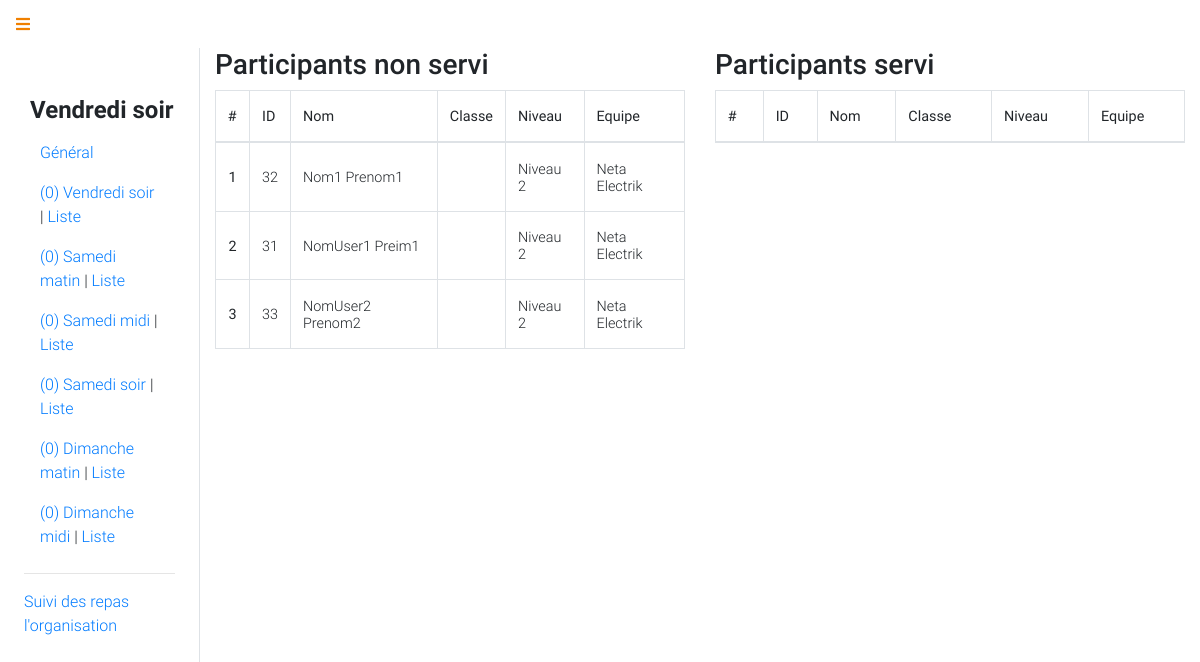
/api/eat/stats/vendredi/soir/liste, run on an earlier commit of the app's database.
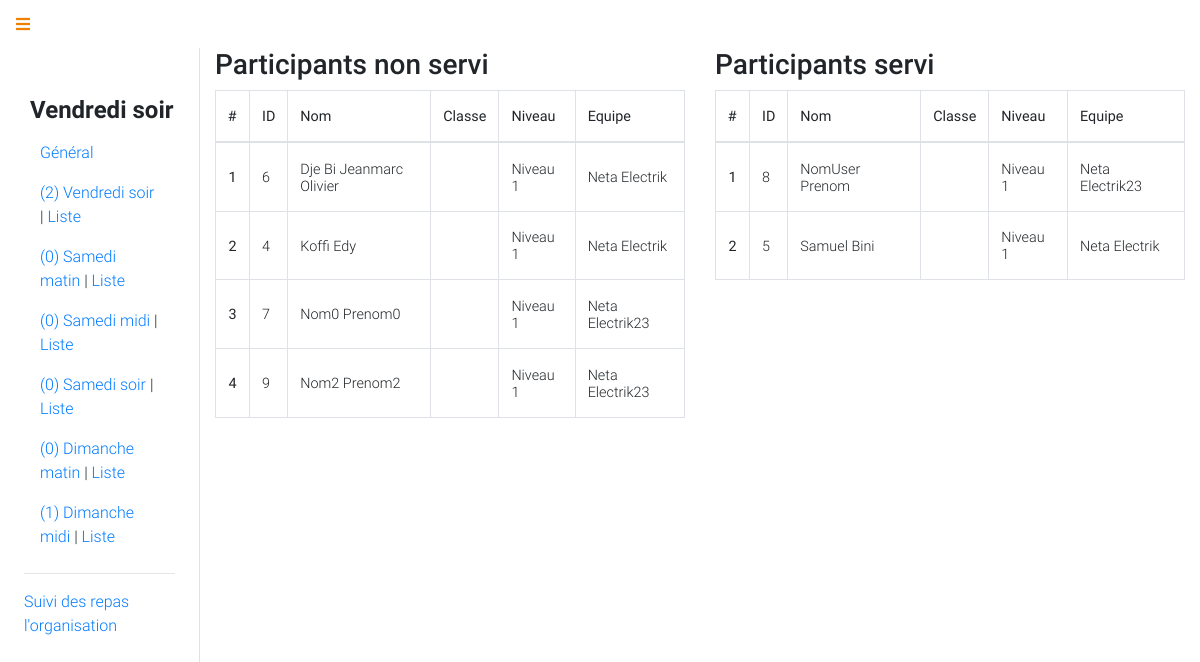
And on a later commit of the database.
### participant/models.py (models this page shows)
class Participant(models.Model):
    user = models.OneToOneField(User, on_delete=models.CASCADE, related_name='participant')
    numero = models.CharField(max_length=8,null=True,blank=True)
    equipe = models.ForeignKey(Equipe, on_delete=models.CASCADE, related_name='participants')
    is_chief = models.BooleanField(default=False)
    def __str__(self):
        self.nom = "{} {}".format(self.user.last_name, self.user.first_name)
        return self.nom

class Equipe(models.Model):
    nom = models.CharField(max_length=150)
    password = models.CharField(max_length=2000)
    salle = models.CharField(
        max_length=20, choices=listes.salles, null=True, blank=True, default="")
    selectionner = models.BooleanField(default=True)
    chef = models.CharField(max_length=150)
    date_creation = models.DateTimeField(
        'date de création', auto_now_add=True)
    niveau = models.CharField(max_length=8, choices=listes.niveau)
    def __str__(self):
        return self.nom

### api/views.py (the view)
# urls.py: path('eat/stats/<str:jour>/<str:periode>/liste', views.stats_liste, name="stats_liste"),
def stats_liste(request,jour="",periode=""):
	if not (jour,periode) in Plat.periode_authorize:
		response['error'] = True
		response['message'] = "La période $(jour)/$(periode) n'est pas prise en charge"
	dates = Plat.get_dates_data()
	momment_label = "{} {}".format(jour,periode)
	paricipant_eat = []
	participant_not_eat = []
	for p in Participant.objects.filter(equipe__selectionner=True).order_by('user__last_name','user__first_name'):
		if p.plats.filter(jour=jour,periode=periode):
			paricipant_eat.append(p)
		else:
			participant_not_eat.append(p)
	return render(request,'organisateur/listes_eat.html',locals())

### api/models.py (called while the page is built)
	@classmethod
	def get_plat_for_period(cls,jour,periode):
		return Plat.objects.filter(jour=jour,periode=periode)

	@classmethod
	def get_data_from_periode(cls,jour,periode):
		total = Participant.objects.filter(equipe__selectionner=True).count()
		conso = Plat.get_plat_for_period(jour,periode).count()
		restants = total - conso
		return {
			"total": total,
			"conso": conso,
			"restants": restants
		}

	@classmethod
	def get_dates_data(cls):
		dates = []
		for date in Plat.periode_authorize:
			j = date[0]
			p = date[1]
			dates.append({
				'label': "{} {}".format(j, p),
				'jour': j,
				'periode': p,
				'data': Plat.get_data_from_periode(j, p)
			})
		return dates

### organisateur/templates/organisateur/listes_eat.html
{% extends 'organisateur/base.eat.html' %}
{% block content %}
<div id="menu-btn" class="p-3"><a href="#"><span class="techno-orange"><i class="fa fa-bars"></i></span></a></div>
<div class="container-fluid">
    <div class="row">
        <div id="menu" class="col-sm-12 col-md-2 p-4 pt-5 border-right">
            {% include 'organisateur/nav.eat.html'  %}
        </div>
        <div id="stats" class="col-sm-12 col-md-10">
            <div class="row">
                <div class="col-sm-12 col-md-6">
                    <div class="h3">Participants non servi</div>
                    <table class="table table-bordered ">
                      <thead>
                        <tr>
                          <th scope="col">#</th>
                            <th scope="col">ID</th>
                            <th scope="col">Nom</th>
                            <th scope="col">Classe</th>
                            <th scope="col">Niveau</th>
                            <th scope="col">Equipe</th>
                        </tr>
                      </thead>
                      <tbody>
                        {% for participant in participant_not_eat %}
                            <tr>
                                <th class="text-center" scope="row">{{ forloop.counter }}</th>
                                <td>{{ participant.pk }}</td>
                                <td>{{ participant }}</td>
                                <td class="font-weight-bold">{{ participant.equipe.salle }}</td>
                                <td>{{ participant.equipe.niveau }}</td>
                                <td>{{ participant.equipe }}</td>
                            </tr>
                        {% endfor %}
                      </tbody>
                    </table>
                </div>
                <div class="col-sm-12 col-md-6">
                    <div class="h3">Participants servi</div>
                    <table class="table table-bordered ">
                      <thead>
                        <tr>
                          <th scope="col">#</th>
                            <th scope="col">ID</th>
                            <th scope="col">Nom</th>
                            <th scope="col">Classe</th>
                            <th scope="col">Niveau</th>
                            <th scope="col">Equipe</th>
                        </tr>
                      </thead>
                      <tbody>
                        {% for participant in paricipant_eat %}
                            <tr>
                                <th class="text-center" scope="row">{{ forloop.counter }}</th>
                                <td>{{ participant.pk }}</td>
                                <td>{{ participant }}</td>
                                <td class="font-weight-bold">{{ participant.equipe.salle }}</td>
                                <td>{{ participant.equipe.niveau }}</td>
                                <td>{{ participant.equipe }}</td>
                            </tr>
                        {% endfor %}
                      </tbody>
                    </table>
                </div>
            </div>
        </div>
    </div>
</div>
{% endblock %}

What changed in the data, as far as the page shows it:
removed Participant: pk "32", user.first_name "Nom1 Prenom1", equipe.niveau "Niveau 2", equipe "Neta Electrik"
removed Participant: pk "31", user.first_name "NomUser1 Preim1", equipe.niveau "Niveau 2", equipe "Neta Electrik"
removed Participant: pk "33", user.first_name "NomUser2 Prenom2", equipe.niveau "Niveau 2", equipe "Neta Electrik"
added Participant: pk "6", user.first_name "Dje Bi Jeanmarc Olivier", equipe.niveau "Niveau 1", equipe "Neta Electrik"
added Participant: pk "4", user.first_name "Koffi Edy", equipe.niveau "Niveau 1", equipe "Neta Electrik"
added Participant: pk "7", user.first_name "Nom0 Prenom0", equipe.niveau "Niveau 1", equipe "Neta Electrik23"
added Participant: pk "9", user.first_name "Nom2 Prenom2", equipe.niveau "Niveau 1", equipe "Neta Electrik23"
added Participant: pk "8", user.first_name "NomUser Prenom", equipe.niveau "Niveau 1", equipe "Neta Electrik23"
added Participant: pk "5", user.first_name "Samuel Bini", equipe.niveau "Niveau 1", equipe "Neta Electrik"
Also different on the page:
new list line: "( 2 ) Vendredi soir | Liste"
new list line: "( 1 ) Dimanche midi | Liste"
list line gone: "( 0 ) Vendredi soir | Liste"
list line gone: "( 0 ) Dimanche midi | Liste"
